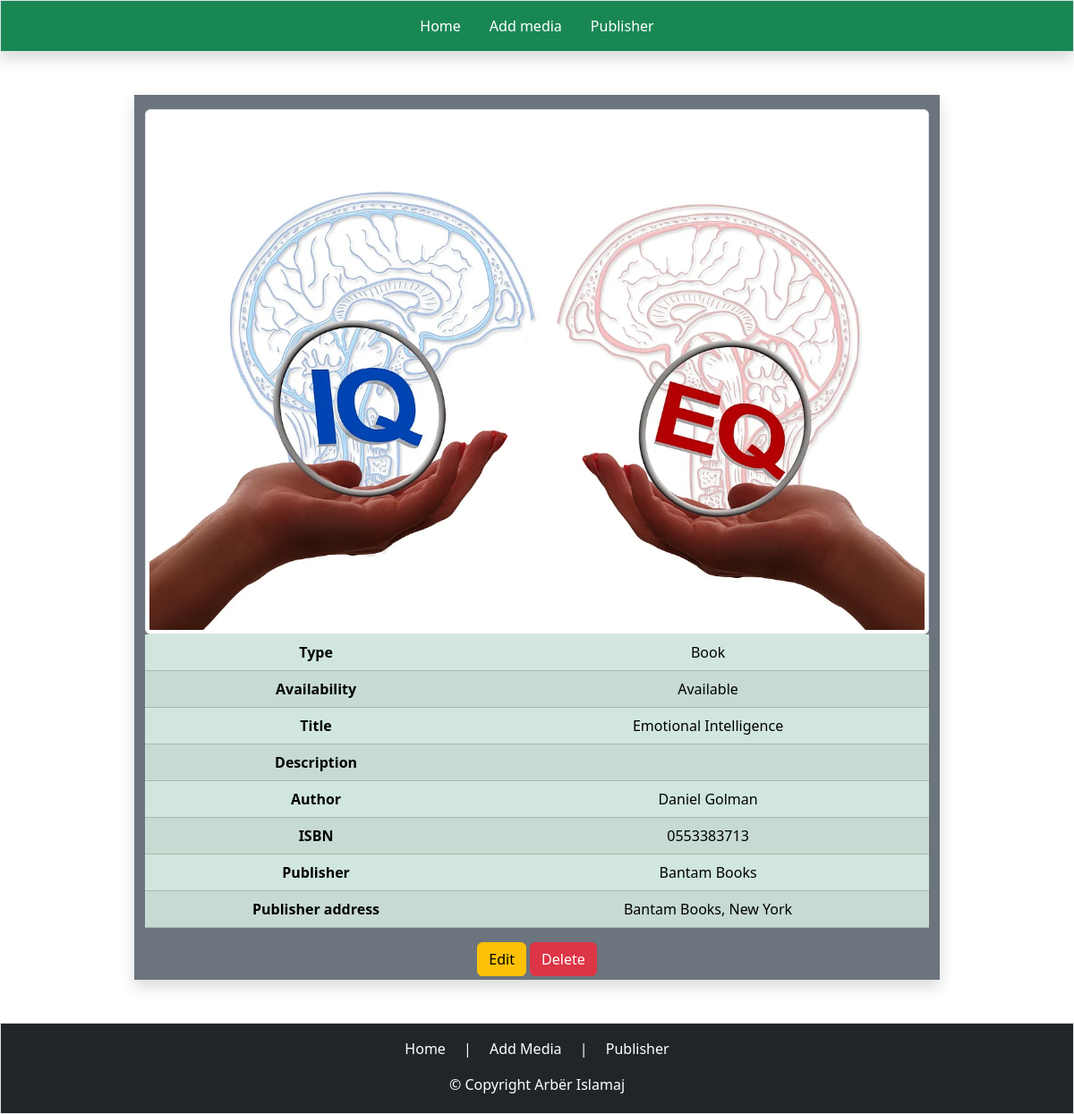
The app's page /details.php?mediaID=20 with its own data.
### tables this page shows
CREATE TABLE `media_library` (
  `id` int(11) NOT NULL,
  `title` varchar(250) NOT NULL,
  `picture` varchar(250) DEFAULT NULL,
  `ISBN` varchar(50) NOT NULL,
  `description` varchar(250) NOT NULL,
  `type` varchar(30) NOT NULL,
  `author_first_name` varchar(55) NOT NULL,
  `author_last_name` varchar(55) NOT NULL,
  `publisher_name` varchar(100) NOT NULL,
  `publisher_address` varchar(250) DEFAULT NULL,
  `publish_date` date NOT NULL,
  `availability` varchar(55) NOT NULL
);

### details.php (the view, shortened to what this page needs)
<?php
require_once './components/db_connect.php';
$sql = "SELECT * FROM `media_library` WHERE id = $_GET[mediaID]";
$result = mysqli_query($conn, $sql);
$row = mysqli_fetch_assoc($result);
$rows = "<tbody>
                <tr>
                    <img src='./assets/$row[picture]'
                    class='img-thumbnail c-img-thumbnail'
                    alt='Media img'>
                </tr>
                <tr>
                    <th scope='col'>Type</th>
                    <td class='text-capitalize'>$row[type]</td>
                </tr>
                <tr>
                    <th scope='col'>Availability</th>
                    <td class='text-capitalize'>$row[availability]</td>
                </tr>
                <tr>
                    <th scope='col'>Title</th>
                    <td class='text-capitalize'>$row[title]</td>
                </tr>
                <tr>
                    <th scope='col'>Description</th>
                    <td class='text-capitalize'>$row[description]</td>
                </tr>
                <tr>
                    <th scope='col'>Author</th>
                    <td class='text-capitalize'>$row[author_first_name] $row[author_last_name]</td>
                </tr>
                <tr>
                    <th scope='col'>ISBN</th>
                    <td class='text-capitalize'>$row[ISBN]</td>
                </tr>
                <tr>
                    <th scope='col'>Publisher</th>
                    <td class='text-capitalize'>$row[publisher_name]</td>
                </tr>
                <tr>
                    <th scope='col'>Publisher address</th>
                    <td class='text-capitalize'>$row[publisher_address]</td>
                </tr>
         </tbody>";
?>
<!DOCTYPE html>
<html lang="en">
<head>
    <link href="https://cdn.jsdelivr.net/npm/bootstrap@5.3.2/dist/css/bootstrap.min.css" rel="stylesheet">
</head>
<body>
    <?php require_once './components/navbar.php' ?>
    <div class="container w-75 bg-secondary text-center mt-5 mb-5 pt-3 pb-1 shadow">
        <table class='table table-success table-striped table-hover'>
            <?= $rows; ?>
        </table>
        <?=
        "   <div>
                <a href='update.php?mediaID=$row[id]' class='btn btn-warning'>Edit</a>
                <a href='delete.php?mediaID=$row[id]' class='btn btn-danger'>Delete</a>
            </div>
        ";
        ?>
    </div>
    <?php require_once './components/footer.php' ?>
</body>
</html>

### details.php (style rules this page uses)
body { min-height: 100vh; display: flex; flex-direction: column; }

### records on screen
media_library: picture (picture), type "Book", availability "Available", title "Emotional Intelligence", author_first_name "Daniel", author_last_name "Golman", ISBN "0553383713", publisher_name "Bantam Books", publisher_address "Bantam Books, New York"
